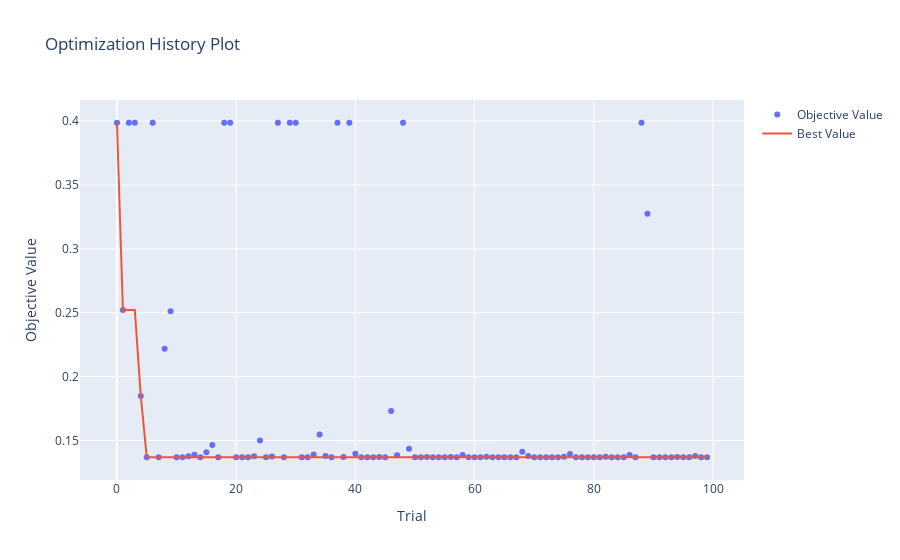
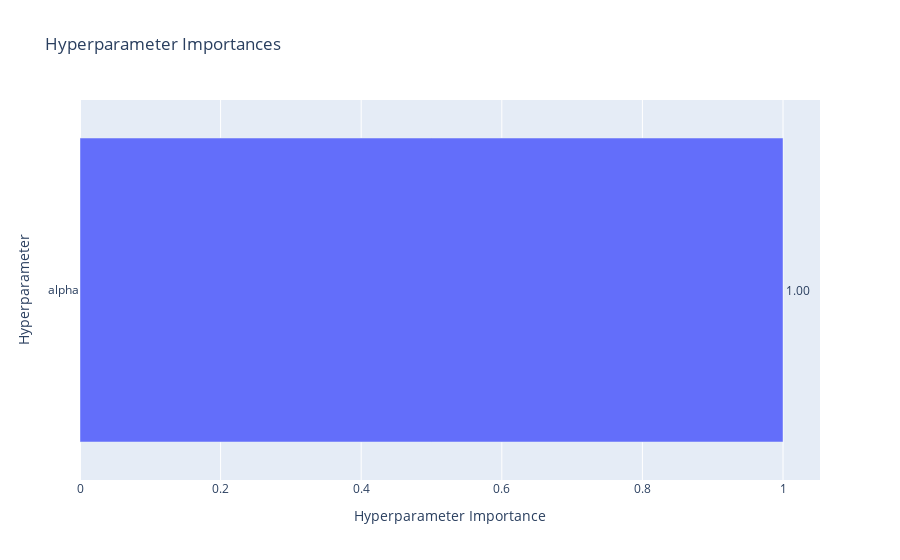

Here is the notebook cell these charts were saved with, in order:
### Code cell
# --- Lasso Regression 튜닝 ---

# 1. 튜닝 설정
MODEL_NAME = "Lasso"
N_TRIALS = 100  
N_SPLITS = 7 


# 2. Optuna Objective 함수 정의
def objective_lasso(trial):
    
    alpha = trial.suggest_loguniform('alpha', 1e-4, 1e4)

   
    model = Pipeline([
        ('scaler', StandardScaler()),
        ('lasso', Lasso(alpha=alpha, random_state=42, max_iter=2000))  # max_iter를 늘려 수렴 보장
    ])

    # --- 교차 검증 루프 ---    
    kf = KFold(n_splits=N_SPLITS, shuffle=True, random_state=42)
    scores = []

   
    for train_idx, val_idx in kf.split(X):
        X_train, X_val = X.iloc[train_idx], X.iloc[val_idx]
        y_train, y_val = y.iloc[train_idx], y.iloc[val_idx]

        model.fit(X_train, y_train)

       
        y_pred_log = model.predict(X_val)

        rmse = get_rmse(y_val, y_pred_log)
        scores.append(rmse)
   
    return np.mean(scores)


# 3. 튜닝 실행

study_lasso = optuna.create_study(direction="minimize")
study_lasso.optimize(
    objective_lasso,
    n_trials=N_TRIALS,
    show_progress_bar=True  
)

# 4. 결과 저장 및 시각화
best_params = study_lasso.best_params
best_value = study_lasso.best_value

tuning_results_regression[MODEL_NAME] = {'best_params': best_params, 'best_value': best_value, 'study': study_lasso}

print(f"\n--- 튜닝 완료: {MODEL_NAME} ---")
print(f"최적 하이퍼파라미터: {best_params}")
print(f"최소 평균 RMSE: {best_value:.4f}")

visualize_tuning_results(study_lasso, MODEL_NAME)

### Figure 1 — Plotly figure (JSON) as saved in the notebook; plotly's stock layout.template omitted (floating-point values rounded to 4 significant figures)
{"data": [{"mode": "markers", "name": "Objective Value", "x": [0, 1, 2, 3, 4, 5, 6, 7, 8, 9, 10, 11, 12, 13, 14, 15, 16, 17, 18, 19, 20, 21, 22, 23, 24, 25, 26, 27, 28, 29, 30, 31, 32, 33, 34, 35, 36, 37, 38, 39, 40, 41, 42, 43, 44, 45, 46, 47, 48, 49, 50, 51, 52, 53, 54, 55, 56, 57, 58, 59, 60, 61, 62, 63, 64, 65, 66, 67, 68, 69, 70, 71, 72, 73, 74, 75, 76, 77, 78, 79, 80, 81, 82, 83, 84, 85, 86, 87, 88, 89, 90, 91, 92, 93, 94, 95, 96, 97, 98, 99], "y": [0.3988, 0.2521, 0.3988, 0.3988, 0.1848, 0.1369, 0.3988, 0.1369, 0.2218, 0.2512, 0.1369, 0.1369, 0.1376, 0.1389, 0.1369, 0.1409, 0.1464, 0.1369, 0.3988, 0.3988, 0.137, 0.1369, 0.1369, 0.1377, 0.15, 0.1369, 0.1375, 0.3988, 0.1369, 0.3988, 0.3988, 0.1369, 0.1369, 0.139, 0.1547, 0.1378, 0.1369, 0.3988, 0.1371, 0.3988, 0.1397, 0.1369, 0.1369, 0.1369, 0.1371, 0.1369, 0.1732, 0.1384, 0.3988, 0.1435, 0.1369, 0.1369, 0.1371, 0.1369, 0.1369, 0.1369, 0.1371, 0.1369, 0.1386, 0.1369, 0.1369, 0.1369, 0.1372, 0.1369, 0.137, 0.1369, 0.1369, 0.1369, 0.1412, 0.138, 0.137, 0.1369, 0.1369, 0.1369, 0.137, 0.1373, 0.1394, 0.1369, 0.1369, 0.1369, 0.1369, 0.1369, 0.1374, 0.1369, 0.137, 0.1369, 0.1386, 0.1369, 0.3988, 0.3275, 0.1369, 0.1369, 0.1369, 0.1369, 0.1371, 0.1369, 0.1369, 0.1379, 0.1369, 0.1369], "type": "scatter"}, {"mode": "lines", "name": "Best Value", "x": [0, 1, 2, 3, 4, 5, 6, 7, 8, 9, 10, 11, 12, 13, 14, 15, 16, 17, 18, 19, 20, 21, 22, 23, 24, 25, 26, 27, 28, 29, 30, 31, 32, 33, 34, 35, 36, 37, 38, 39, 40, 41, 42, 43, 44, 45, 46, 47, 48, 49, 50, 51, 52, 53, 54, 55, 56, 57, 58, 59, 60, 61, 62, 63, 64, 65, 66, 67, 68, 69, 70, 71, 72, 73, 74, 75, 76, 77, 78, 79, 80, 81, 82, 83, 84, 85, 86, 87, 88, 89, 90, 91, 92, 93, 94, 95, 96, 97, 98, 99], "y": [0.3988, 0.2521, 0.2521, 0.2521, 0.1848, 0.1369, 0.1369, 0.1369, 0.1369, 0.1369, 0.1369, 0.1369, 0.1369, 0.1369, 0.1369, 0.1369, 0.1369, 0.1369, 0.1369, 0.1369, 0.1369, 0.1369, 0.1369, 0.1369, 0.1369, 0.1369, 0.1369, 0.1369, 0.1369, 0.1369, 0.1369, 0.1369, 0.1369, 0.1369, 0.1369, 0.1369, 0.1369, 0.1369, 0.1369, 0.1369, 0.1369, 0.1369, 0.1369, 0.1369, 0.1369, 0.1369, 0.1369, 0.1369, 0.1369, 0.1369, 0.1369, 0.1369, 0.1369, 0.1369, 0.1369, 0.1369, 0.1369, 0.1369, 0.1369, 0.1369, 0.1369, 0.1369, 0.1369, 0.1369, 0.1369, 0.1369, 0.1369, 0.1369, 0.1369, 0.1369, 0.1369, 0.1369, 0.1369, 0.1369, 0.1369, 0.1369, 0.1369, 0.1369, 0.1369, 0.1369, 0.1369, 0.1369, 0.1369, 0.1369, 0.1369, 0.1369, 0.1369, 0.1369, 0.1369, 0.1369, 0.1369, 0.1369, 0.1369, 0.1369, 0.1369, 0.1369, 0.1369, 0.1369, 0.1369, 0.1369], "type": "scatter"}, {"marker": {"color": "#cccccc"}, "mode": "markers", "name": "Infeasible Trial", "showlegend": false, "x": [], "y": [], "type": "scatter"}], "layout": {"title": {"text": "Optimization History Plot"}, "xaxis": {"title": {"text": "Trial"}}, "yaxis": {"title": {"text": "Objective Value"}}}}

### Figure 2 — Plotly figure (JSON) as saved in the notebook; plotly's stock layout.template omitted (floating-point values rounded to 4 significant figures)
{"data": [{"cliponaxis": false, "hovertemplate": ["alpha (FloatDistribution): 1.0<extra></extra>"], "name": "Objective Value", "orientation": "h", "text": ["1.00"], "textposition": "outside", "x": [1.0], "y": ["alpha"], "type": "bar"}], "layout": {"title": {"text": "Hyperparameter Importances"}, "xaxis": {"title": {"text": "Hyperparameter Importance"}}, "yaxis": {"title": {"text": "Hyperparameter"}}}}
